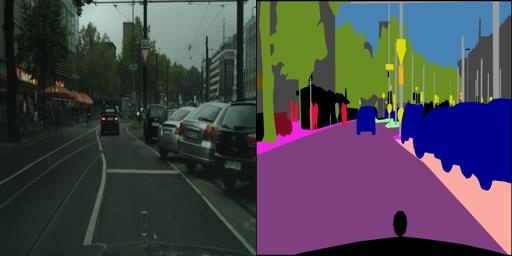
#> input picture cityscapes_data/train/1036.jpg, 512 x 256 px, found by its file name; its folder holds only this picture in this run
$ python image_slicing.py
#> lines starting #> are read from the running program, lines starting #| are printed output that depends on the picture
# -*- coding: utf-8 -*-
"""
Created on Thu Apr 18 19:21:27 2024

@author: krish
"""

import cv2
import os

path = "D:/Semantic segmentation project/cityscapes_data/train/"

new_path = "D:/Semantic segmentation project/cityscapes_data/Train_data/"
new_path2="D:/Semantic segmentation project/cityscapes_data/Train_label/ "

if not os.path.isdir(new_path):
    os.mkdir(new_path)
if not os.path.isdir(new_path2):
    os.mkdir(new_path2)

P = sorted(os.listdir(path))
for i in P:
    image = cv2.imread(path+i)
#> image is the input picture: shape (256, 512, 3); mean B, G, R 77.8, 69.7, 73
    h, w, channels = image.shape
#> h = 256; w = 512; channels = 3
    half = w//2
#> half = 256
    left_part = image[:, :half]
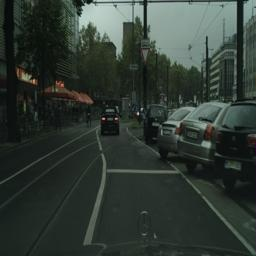
#> left_part: shape (256, 256, 3); mean B, G, R 51.9, 58.5, 48.6
    right_part = image[:, half:]
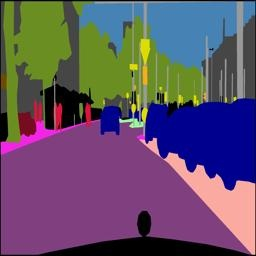
#> right_part: shape (256, 256, 3); mean B, G, R 103.7, 80.9, 97.4

    # Perform graph cut segmentation
    #segmented_mask = perform_graph_cut(left_part)

    # Save the segmented mask
    cv2.imwrite(new_path+i+"_train.jpg",left_part)
    cv2.imwrite(new_path2+i+"_label.jpg",right_part)

$ run again, on cityscapes_data/train/1208.jpg
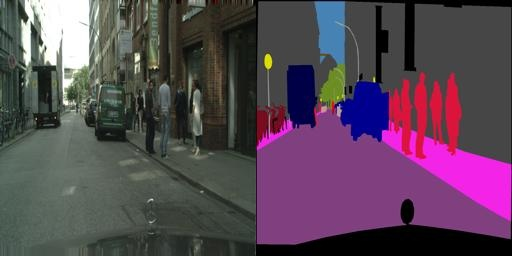
#> input picture cityscapes_data/train/1208.jpg, 512 x 256 px, found by its file name
#> image is the input picture: shape (256, 512, 3); mean B, G, R 85.7, 69.7, 88
#> `left_part = image[:, :half]`:
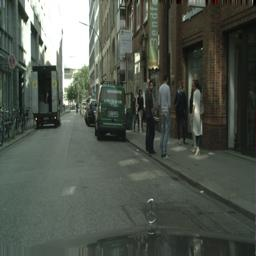
#> left_part: shape (256, 256, 3); mean B, G, R 77.9, 86.9, 80.4
#> `right_part = image[:, half:]`:
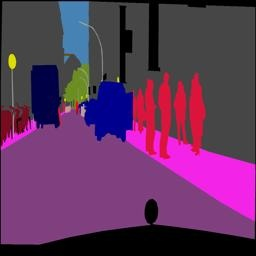
#> right_part: shape (256, 256, 3); mean B, G, R 93.5, 52.5, 95.5

$ run again, on cityscapes_data/train/1235.jpg
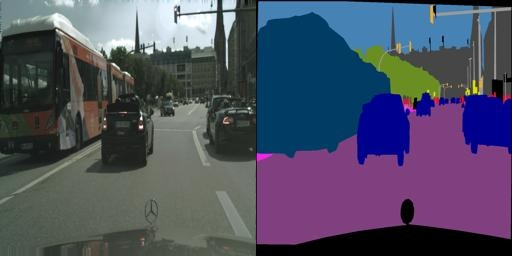
#> input picture cityscapes_data/train/1235.jpg, 512 x 256 px, found by its file name
#> image is the input picture: shape (256, 512, 3); mean B, G, R 98.7, 79.2, 77.8
#> `left_part = image[:, :half]`:
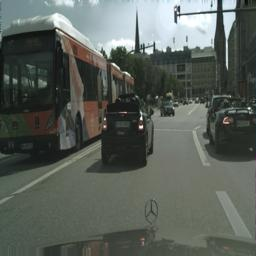
#> left_part: shape (256, 256, 3); mean B, G, R 90.1, 96.5, 90.1
#> `right_part = image[:, half:]`:
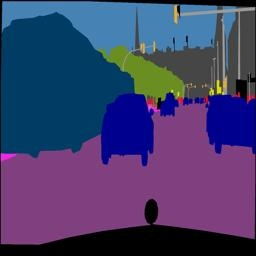
#> right_part: shape (256, 256, 3); mean B, G, R 107.3, 62, 65.6

$ run again, on cityscapes_data/train/1344.jpg
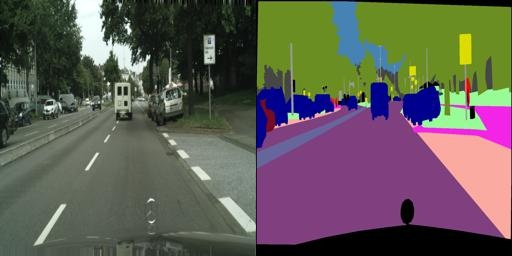
#> input picture cityscapes_data/train/1344.jpg, 512 x 256 px, found by its file name
#> image is the input picture: shape (256, 512, 3); mean B, G, R 85.7, 91.6, 96.5
#> `left_part = image[:, :half]`:
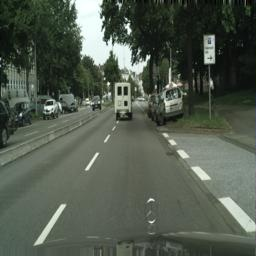
#> left_part: shape (256, 256, 3); mean B, G, R 78.3, 90.5, 81.8
#> `right_part = image[:, half:]`:
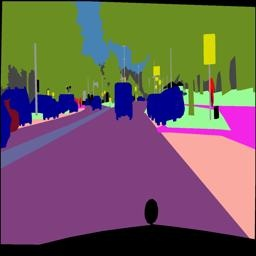
#> right_part: shape (256, 256, 3); mean B, G, R 93.1, 92.7, 111.3

$ run again, on cityscapes_data/train/111.jpg
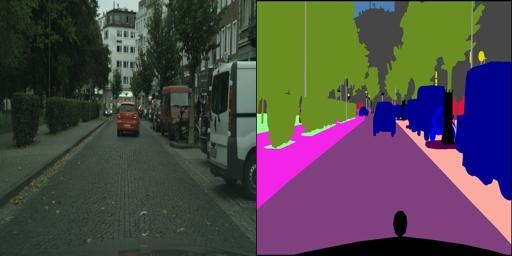
#> input picture cityscapes_data/train/111.jpg, 512 x 256 px, found by its file name
#> image is the input picture: shape (256, 512, 3); mean B, G, R 74.9, 71.5, 78
#> `left_part = image[:, :half]`:
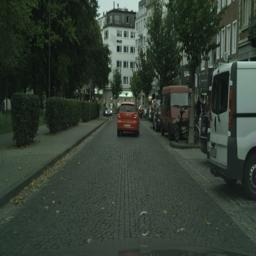
#> left_part: shape (256, 256, 3); mean B, G, R 53.2, 63.1, 52.6
#> `right_part = image[:, half:]`:
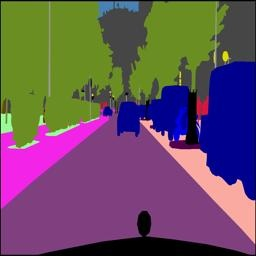
#> right_part: shape (256, 256, 3); mean B, G, R 96.7, 79.9, 103.5
